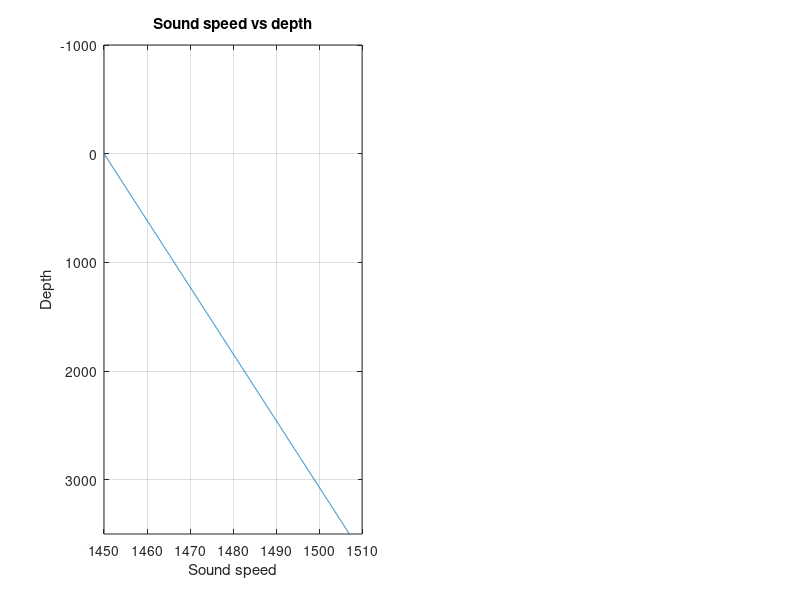

Write the MATLAB code that produced this figure. (Note: this script raises an error after producing the figure.)
clear all
clc
close all
%HW1 - Q3
%% initialization of inputs
profile_flag=0; %0 if polar region, 1 if the curvy profile
H=3500; %depth
max_time=30; %in seconds
th0=90-89.9999999; %angle of sound wave
z0=0; %depth of transducer
x0=0; % x-position of transducer
dt=0.001; %step size in seconds
velocity_at_surface=1450;

%% plotting the profile of sound speed vs depth
tt=max_time;
profile=load('profile.mat'); %loading the curvy profile just in case

if profile_flag==0
    c0=velocity_at_surface;%initial soundc speed at the ocean surface
end
if profile_flag==1
    c0=profile.profile(1,1);%initial soundc speed at the ocean surface
end
z=[0:H];
% gradient=((1520-1450)/4000);
gradient=1.63e-2;
c_z = @(z) gradient*z+c0;

subplot(1,2,1)
if profile_flag==0
    plot(c_z(z),z)
else
    [cd,sf,df]=C_Z(100,H,profile);
    plot(sf,df)
end
ylim([-1000 H])

set(gca, 'ydir','reverse')
title("Sound speed vs depth")
xlabel('Sound speed')
ylabel('Depth')
grid on
%% Ray trajectory
Z=[];
X=[];
ths=[];
Cs=[];
sign=1;
Xtemp=[];
Ztemp=[];
ctemp=[];
time_steps=[];
first_hit_surface=0;
for i =1:tt/dt
    time_steps(i)=(i/(tt/dt))*tt;
    Cs(i)=c0;
    d_v=c0*dt;
    dx=d_v*sind(th0);
    dz=d_v*cosd(th0);
    z=z0+sign*dz;
    x=x0+dx;
    X(i)=x;
    Z(i)=z;
    s=0;
    if profile_flag==0
        CCC=c_z(z);
    else
        cd=C_Z2(z,H,profile);
        CCC=cd;
    end
%   th=asind((c_z(z)*sind(th0))/c0);
    th=asind((CCC*sind(th0))/c0);

    if th>90*.99 || z>H*0.99
        sign=-1; 
    end
    if z < 0.5 
        if first_hit_surface==0
            first_hit_surface=1;
            time_first_hit_surface=(i/(tt/dt))*tt
        end
        sign=1;
       
    end
    ths(i)=th;
    th0=th;
%     c0=c_z(z);
    if profile_flag==0
        CCC=c_z(z);
    else
        cd=C_Z2(z,H,profile);
        CCC=cd;
    end
    c0=CCC;
    x0=x;
    z0=z;    
end
disp("Depth if sound velocity is uniform is:")
vpa(velocity_at_surface*(time_first_hit_surface/2))

%subplot(1,2,2)
figure
plot(X*100,Z)
set(gca, 'ydir','reverse')
title("Ray trajectory")
xlabel('x-direction in centimeter')
ylabel('z-direction in meter -Depth-')
ylim([-1000 H])
grid on